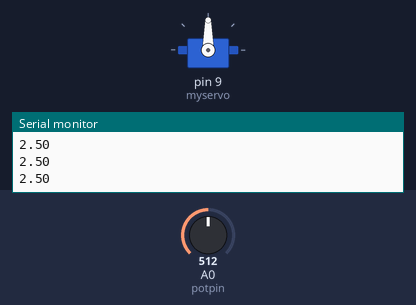
The sketch below on a simulated Arduino Uno, built with avr-gcc and run on an emulated ATmega328P. Parts: servo, the last lines printed to the serial monitor. The test bench sets the inputs (shaded band); at power-on: A0 (potpin) = 512.

Above: at 1.2 s.
1.3 s: A0 (potpin) set to 716
At 2.0 s:
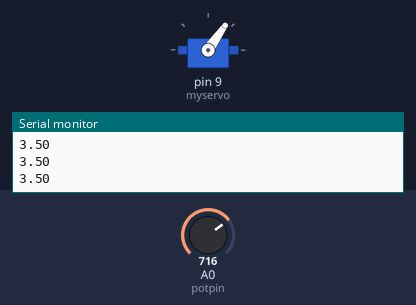
2.8 s: A0 (potpin) set to 900
At 3.5 s:
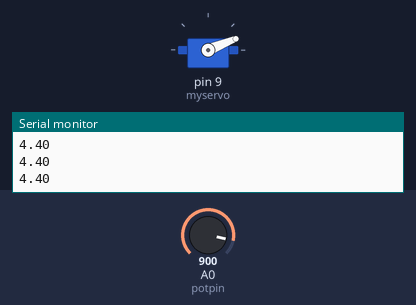
4.3 s: A0 (potpin) set to 1023
At 5.5 s:
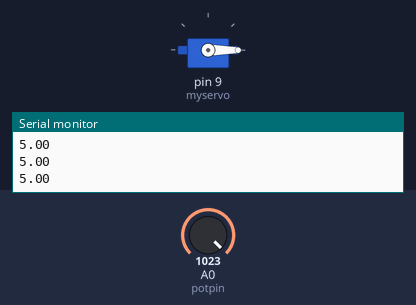
5.8 s: A0 (potpin) set to 306
At 6.9 s:
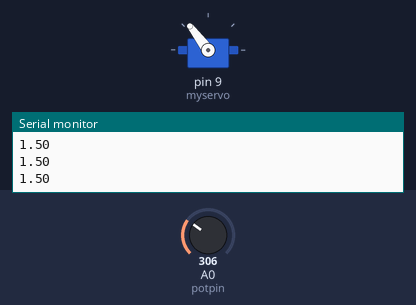
7.3 s: A0 (potpin) set to 122
At 7.8 s:
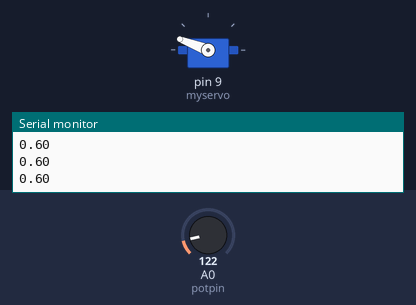
8.8 s: A0 (potpin) set to 0
At 9.2 s:
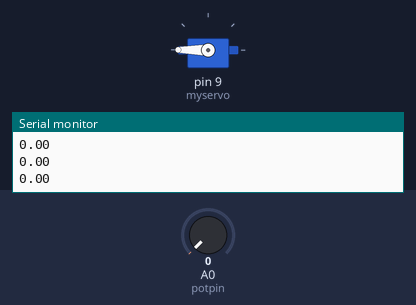
Timing chart, 0 to 11.3 s (numbered marks = the images above; inputs shaded):
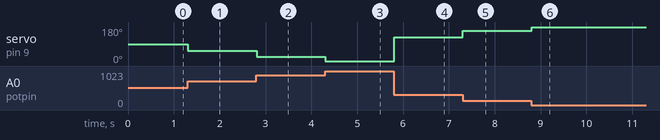

The sketch:

ServoVoltmeter.ino
```cpp
#include <Servo.h>
Servo myservo;  // create servo object to control a servo
int potpin = A0;  // analog pin used to connect the potentiometer
int val;    // variable to read the value from the analog pin
void setup() {
  myservo.attach(9);  // attaches the servo on pin 9 to the servo object
 Serial.begin(9600);
}
void loop() {
  val = analogRead(potpin);            // reads the value of the potentiometer (value between 0 and 1023)
  val = map(val, 0, 1023, 180, 0);     // scale it for use with the servo (value between 0 and 180)
  myservo.write(val);                  // sets the servo position according to the scaled value
  delay(15);                           // waits for the servo to get there
  int sensorValue = analogRead(A0);
  float voltage = sensorValue * (5.0 / 1023.0);
  Serial.println(voltage);
}
```

Measured:
- after the input at 1.3 s, servo on pin 9 (myservo): 90° → 55° at once
- after the input at 2.8 s, servo on pin 9 (myservo): 55° → 22° at once
- after the input at 4.3 s, servo on pin 9 (myservo): 22° → 0° at once
- after the input at 5.8 s, servo on pin 9 (myservo): 0° → 127° at once
- after the input at 7.3 s, servo on pin 9 (myservo): 127° → 159° at once
- after the input at 8.8 s, servo on pin 9 (myservo): 159° → 180° at once
